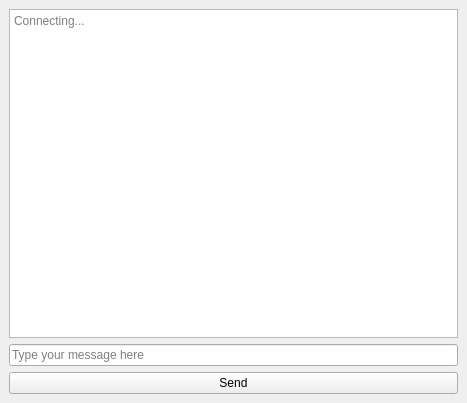
<?xml version="1.0" encoding="UTF-8"?>
<ui version="4.0">
 <class>MainWindow</class>
 <widget class="QMainWindow" name="MainWindow">
  <property name="geometry">
   <rect>
    <x>0</x>
    <y>0</y>
    <width>467</width>
    <height>403</height>
   </rect>
  </property>
  <property name="windowTitle">
   <string>MainWindow</string>
  </property>
  <widget class="QWidget" name="centralwidget">
   <layout class="QVBoxLayout" name="verticalLayout">
    <item>
     <widget class="QPlainTextEdit" name="Messege_box">
      <property name="readOnly">
       <bool>true</bool>
      </property>
      <property name="placeholderText">
       <string>Connecting...</string>
      </property>
     </widget>
    </item>
    <item>
     <widget class="QLineEdit" name="Messege_input">
      <property name="placeholderText">
       <string>Type your message here</string>
      </property>
     </widget>
    </item>
    <item>
     <widget class="QPushButton" name="send_button">
      <property name="text">
       <string>Send</string>
      </property>
      <property name="iconSize">
       <size>
        <width>12</width>
        <height>12</height>
       </size>
      </property>
     </widget>
    </item>
   </layout>
  </widget>
 </widget>
 <resources/>
 <connections/>
</ui>
